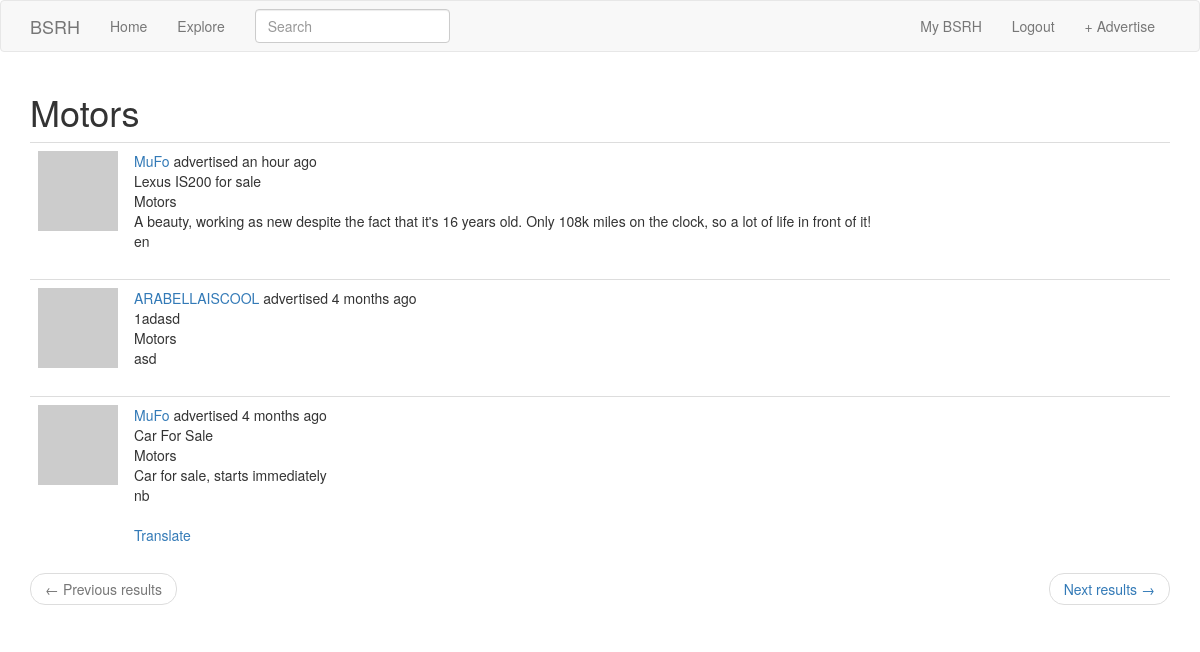
/show_category/Motors (signed in), run on the app's committed database.
### app/models.py (models this page shows, shortened)
class SearchableMixin(object):
    @classmethod
    def before_commit(cls, session):
        session._changes = {
            'add': list(session.new),
            'update': list(session.dirty),
            'delete': list(session.deleted)
        }
    @classmethod
    def after_commit(cls, session):
        for obj in session._changes['add']:
            if isinstance(obj, SearchableMixin):
                add_to_index(obj.__tablename__, obj)
        for obj in session._changes['update']:
            if isinstance(obj, SearchableMixin):
                add_to_index(obj.__tablename__, obj)
        for obj in session._changes['delete']:
            if isinstance(obj, SearchableMixin):
                remove_from_index(obj.__tablename__, obj)
        session._changes = None

class Ad(SearchableMixin, db.Model):
    __searchable__ = ['description']
    id = db.Column(db.Integer, primary_key=True)
    title = db.Column(db.String(64))
    description = db.Column(db.String(512))
    timestamp = db.Column(db.DateTime, index=True, default=datetime.utcnow)
    user_id = db.Column(db.Integer, db.ForeignKey('user.id'))
    category = db.Column(db.String(32))
    language = db.Column(db.String(5))

### app/main/routes.py (the view)
@bp.route('/show_category/<category>')
@login_required
def show_category(category):
    page = request.args.get('page', 1, type=int)
    ads = Ad.query.filter(Ad.category == category).order_by(Ad.timestamp.desc())\
        .paginate(page, current_app.config['ADS_PER_PAGE'], False)
    next_url = url_for('main.show_category', category=category, page=ads.next_num) \
        if ads.has_next else None
    prev_url = url_for('main.show_category', category=category, page=ads.prev_num) \
        if ads.has_prev else None
    return render_template('search.html', title=_('Explore'), ads=ads.items,
                           next_url=next_url, prev_url=prev_url, category=category)

### app/main/forms.py
class SearchForm(FlaskForm):
    q = StringField(_l('Search'), validators=[DataRequired()])
    def __init__(self, *args, **kwargs):
        if 'formdata' not in kwargs:
            kwargs['formdata'] = request.args
        if 'csrf_enabled' not in kwargs:
            kwargs['csrf_enabled'] = False
        super(SearchForm, self).__init__(*args, **kwargs)

### app/main/routes.py (called while the page is built)
@bp.before_request
def before_request():
    if current_user.is_authenticated:
        current_user.last_seen = datetime.utcnow()
    g.locale = str(get_locale())

@bp.before_app_request
def before_request():
    if current_user.is_authenticated:
        current_user.last_seen = datetime.utcnow()
        db.session.commit()
        g.search_form = SearchForm()
    g.locale = str(get_locale())

### app/models.py (called while the page is built)
@login.user_loader
def load_user(id):
    return User.query.get(int(id))

    def avatar(self, size):
        digest = md5(self.email.lower().encode('utf-8')).hexdigest()
        return 'https://www.gravatar.com/avatar/{}?d=identicon&s={}'.format(digest, size)

### app/templates/search.html
{% extends "base.html" %}
{% block app_content %}
    {% if category %}
        <h1>{{ category }}</h1>
    {% else %}
        <h1>{{ _('Search Results') }}</h1>
    {% endif %}
    {% if ads %}
        {% for ad in ads %}
        <a href="{{ url_for('main.ad_view', id=ad.id) }}" style="text-decoration:none; color:inherit;">
            {% include '_ad.html' %}
        </a>
        {% endfor %}
    {% else %}
        <h3><i>There are currently no ads in this category. Please check later.</i></h3>
    {% endif %}
    <nav aria-label="...">
        <ul class="pager">
            <li class="previous{% if not prev_url %} disabled{% endif %}">
                <a href="{{ prev_url or '#' }}">
                    <span aria-hidden="true">&larr;</span>
                    {{ _('Previous results') }}
                </a>
            </li>
            <li class="next{% if not next_url %} disabled{% endif %}">
                <a href="{{ next_url or '#' }}">
                    {{ _('Next results') }}
                    <span aria-hidden="true">&rarr;</span>
                </a>
            </li>
        </ul>
    </nav>
{% endblock %}

### app/templates/_ad.html (shortened to what this page needs)
<table class="table table-hover">
    <tr>
        <td width="70px">
            <a href="{{ url_for('main.user', username=ad.author.username) }}">
                <img src="{{ ad.author.avatar(70) }}" />
            </a>
        </td>
        <td>
            {{ _('%(username)s advertised %(when)s', username=user_link, when=moment(ad.timestamp).fromNow()) }}
            <br>
            {{ ad.title }}
            <br>
            {{ ad.category }}
            <br>
            <span id="ad{{ ad.id }}">{{ ad.description }}</span>
            <br>
            {{ ad.language }}
            {% if ad.language and ad.language != g.locale %}
                <br><br>
                <span id="translation{{ ad.id }}">
                    <a href="javascript:translate(
                            '#ad{{ ad.id }}',
                            '#translation{{ ad.id }}',
                            '{{ ad.language }}',
                            '{{ g.locale }}');">{{ _('Translate') }}</a>
                </span>
            {% endif %}
        </td>
    </tr>
</table>

### data on the page
Ad: title "Lexus IS200 for sale", category "Motors", description "A beauty, working as new despite the fact that it's 16 years old. Only 108k miles on the clock, so a lot of life in front of it!", language "en"
Ad: title "1adasd", category "Motors", description "asd"
Ad: title "Car For Sale", category "Motors", description "Car for sale, starts immediately", language "nb"

### other printed values
{{ category }} "Motors"
